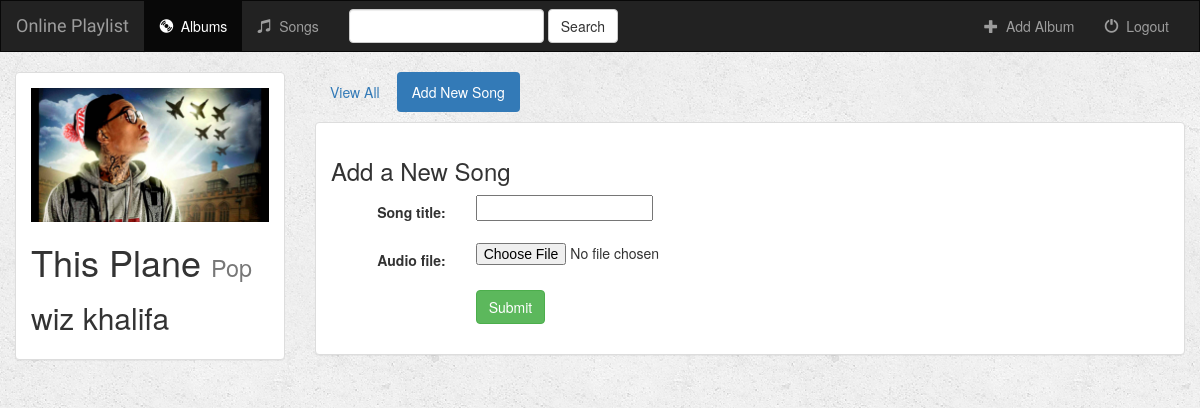
The app's page /music/65/create_song/ with its own data.
### music/models.py (models this page shows)
class Album(models.Model):
    user = models.ForeignKey(User, default=1)
    artist = models.CharField(max_length=250)
    album_title = models.CharField(max_length=500)
    genre = models.CharField(max_length=100)
    album_logo = models.FileField()
    is_favorite = models.BooleanField(default=False)
    def __str__(self):
        return self.album_title + ' - ' + self.artist

### music/views.py (the view, shortened to what this page needs)
# urls.py: url(r'^(?P<album_id>[0-9]+)/create_song/$', views.create_song, name='create_song'),
def create_song(request, album_id):
    form = SongForm(request.POST or None, request.FILES or None)
    album = get_object_or_404(Album, pk=album_id)
    context = {
        'album': album,
        'form': form,
    }
    return render(request, 'music/create_song.html', context)

### music/forms.py
class SongForm(forms.ModelForm):
    class Meta:
        model = Song
        fields = ['song_title', 'audio_file']

### music/templates/music/create_song.html (shortened to what this page needs)
{% extends 'music/base.html' %}
{% block albums_active %}active{% endblock %}
{% block body %}
<div class="container-fluid">
    <div class="row">
        <div class="col-sm-4 col-md-3">
            <div class="panel panel-default">
                <div class="panel-body">
                        <a href="{% url 'music:detail' album.id %}">
                            {% if album.album_logo %}
                                <img src="{{ album.album_logo.url }}" class="img-responsive">
                            {% else %}
                                <h3>No image to display</h3>
                            {% endif %}
                        </a>
                    <h1>{{ album.album_title }} <small>{{ album.genre }}</small></h1>
                    <h2>{{ album.artist }}</h2>
                </div>
            </div>
        </div>
        <div class="col-sm-8 col-md-9">
            <ul class="nav nav-pills" style="margin-bottom: 10px;">
                <li role="presentation"><a href="{% url 'music:detail' album.id %}">View All</a></li>
                <li role="presentation" class="active"><a href="{% url 'music:create_song' album.id %}">Add New Song</a></li>
            </ul>
            <div class="panel panel-default">
                <div class="panel-body">
                    <h3>Add a New Song</h3>
                    <form class="form-horizontal" role="form" action="" method="post" enctype="multipart/form-data">
                        {% include 'music/form_template.html' %}
                        <div class="form-group">
                            <div class="col-sm-offset-2 col-sm-10">
                                <button type="submit" class="btn btn-success">Submit</button>
                            </div>
                        </div>
                    </form>
                </div>
            </div>
        </div>
    </div>
</div>
{% endblock %}

### music/static/music/style.css (style rules this page uses)
body { background: white url("images/background.png"); }

### records on screen
Album: album_logo (placeholder picture), album_title "This Plane", genre "Pop", artist "wiz khalifa"

### other values on screen
{{ field.label_tag }} "Song title:" "Audio file:"
